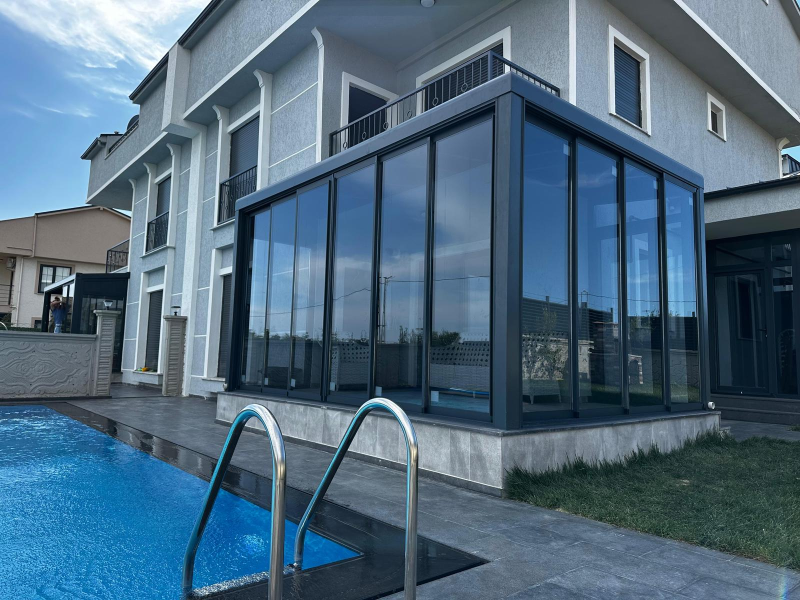
#> input picture images/atashading.jpeg, 1600 x 1200 px (shown at 1/2 size)
$ python process_project_photo.py ../images/atashading.jpeg out.png 1.0
#> lines starting #> are read from the running program, lines starting #| are printed output that depends on the picture
"""
Prepare a project photo for a portfolio card.
- web-optimize (resize + progressive JPG) so the page stays fast
- optional warm/gold grade + navy shadow lift so it sits in the brand palette
- soft bottom vignette so the overlaid title/tags stay legible

Usage:
  python scripts/process_project_photo.py <src> <out_name> [warm_strength]
  warm_strength: 0.0-1.0 (default 1.0). Use lower for already-warm images.
"""
import sys, os
from PIL import Image, ImageEnhance, ImageDraw

src = sys.argv[1]
out_name = sys.argv[2]
warm = float(sys.argv[3]) if len(sys.argv) > 3 else 1.0

OUT_DIR = "public/work"
os.makedirs(OUT_DIR, exist_ok=True)

img = Image.open(src).convert("RGB")
#> img is the input picture: PIL image 1600x1200 RGB; mean R, G, B 79, 106.1, 126.7

TARGET_W = 1800
w, h = img.size
#> w = 1600; h = 1200
if w > TARGET_W:
    img = img.resize((TARGET_W, round(h * TARGET_W / w)), Image.LANCZOS)
w, h = img.size

img = ImageEnhance.Contrast(img).enhance(1.0 + 0.06 * warm)
img = ImageEnhance.Color(img).enhance(1.0 + 0.08 * warm)

# subtle brand-palette curve: gold highlights, navy shadows
px = img.load()
lut = []
for v in range(256):
    t = v / 255.0
    r = v + int(14 * t * warm)
    g = v + int(6 * t * warm) - int(4 * (1 - t) * warm)
    b = v - int(10 * t * warm) + int(12 * (1 - t) * warm)
    lut.append((max(0, min(255, r)), max(0, min(255, g)), max(0, min(255, b))))
for y in range(h):
    for x in range(w):
        r, g, b = px[x, y]
        px[x, y] = (lut[r][0], lut[g][1], lut[b][2])

# navy bottom vignette for legibility
grad_start = int(h * 0.55)
#> grad_start = 660
dark = Image.new("RGB", (w, h), (5, 6, 26))
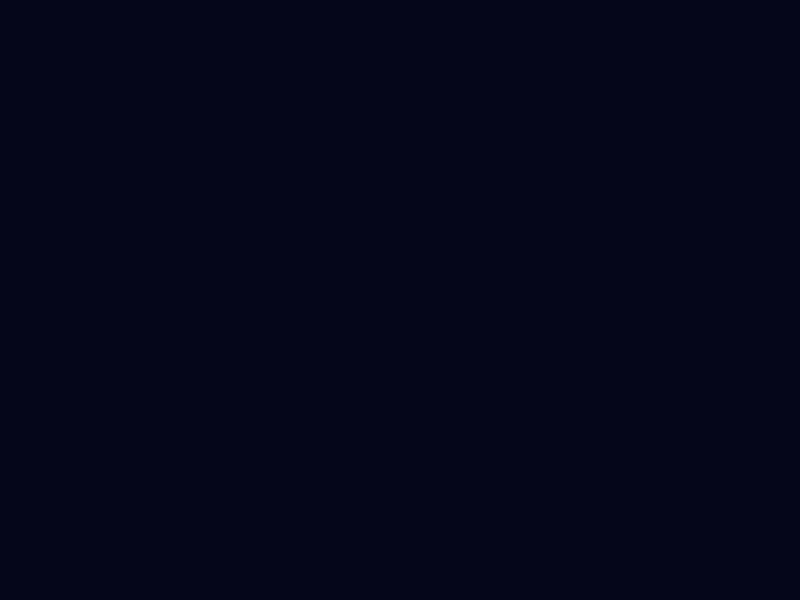
#> dark: PIL image 1600x1200 RGB (shown at 1/2 size); mean R, G, B 5, 6, 26
mask = Image.new("L", (w, h), 0)
#> mask: PIL image 1600x1200 L; every value is 0
md = ImageDraw.Draw(mask)
for y in range(h):
    a = 0 if y < grad_start else int(((y - grad_start) / (h - grad_start)) ** 1.6 * 150)
    md.line([(0, y), (w, y)], fill=a)
img = Image.composite(dark, img, mask)
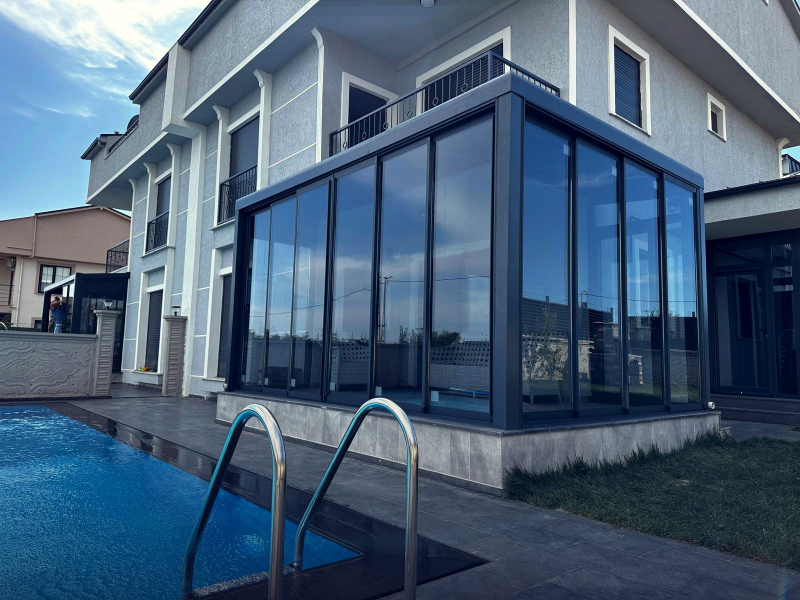
#> img: PIL image 1600x1200 RGB (shown at 1/2 size); mean R, G, B 73.9, 96.8, 119.9

out = os.path.join(OUT_DIR, out_name)
img.save(out, "JPEG", quality=84, optimize=True, progressive=True)
print("saved", out, img.size, round(os.path.getsize(out) / 1024), "KB")
#| saved public/work/out.png (1600, 1200) 321 KB

$ run again, on images/hatnaturel1.jpg
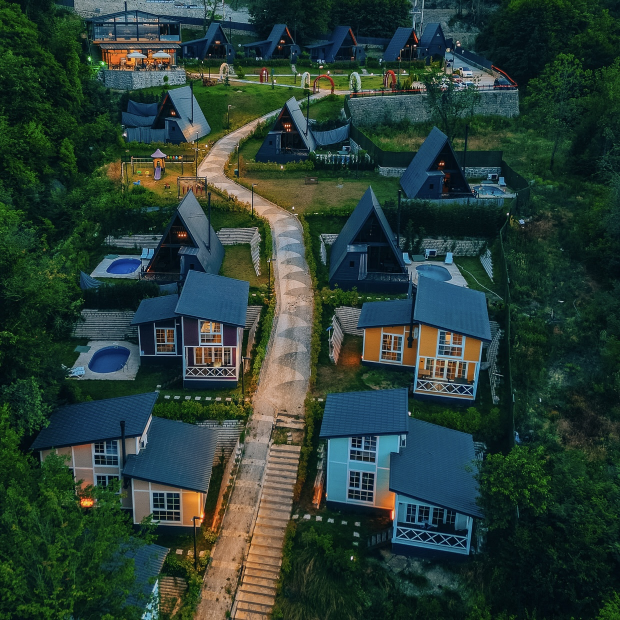
#> input picture images/hatnaturel1.jpg, 1240 x 1240 px (shown at 1/2 size)
#> img is the input picture: PIL image 1240x1240 RGB; mean R, G, B 41.6, 61.3, 53.9
#> mask: PIL image 1240x1240 L; every value is 0
#> `img = Image.composite(dark, img, mask)`:
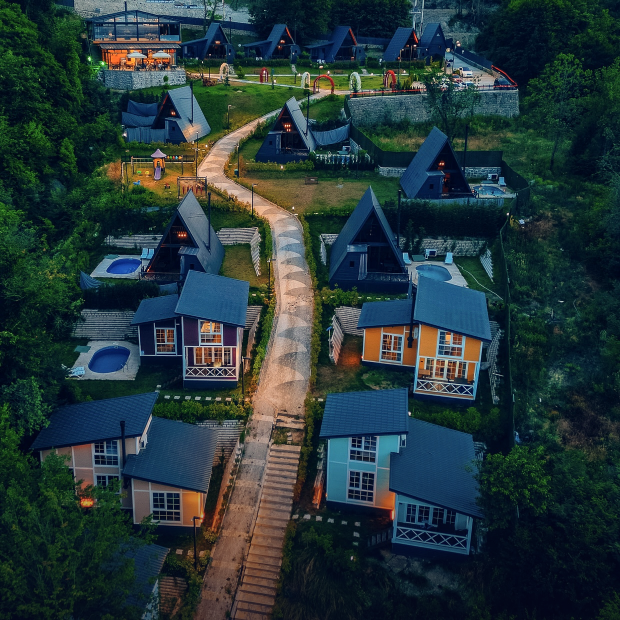
#> img: PIL image 1240x1240 RGB (shown at 1/2 size); mean R, G, B 37.3, 54.9, 57.8
#| saved public/work/out.png (1240, 1240) 391 KB
